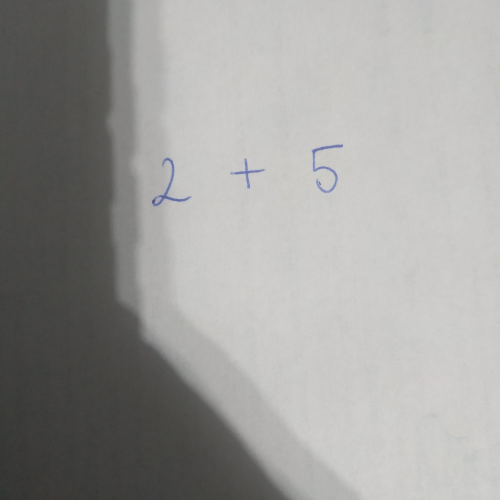
#> input picture handwritten-math-expressions-solver-module/testing_imgs/a.jpg, 1000 x 1000 px (shown at 1/2 size)
$ python -i image_processing.py   (imports and definitions only)
#> lines starting #> are read from the running program, lines starting #| are printed output that depends on the picture; after the words box and inside, x2 and y2 are one past the last pixel; in counts of white or black regions, pixels touching at a corner belong together
#> further down, picture is the input picture: shape (1000, 1000, 3); mean B, G, R 155.5, 157.6, 158.1
### common/utils.py
import cv2
import numpy as np

def load_image(img_name):
    img = cv2.imread(img_name, cv2.IMREAD_COLOR)
    return img

# [14 lines left out: functions show_image, resize_image, not called in this run]

def resize_image_by_dim(img, width, height):
    return cv2.resize(img, (width, height), interpolation=cv2.INTER_AREA)

def get_offset_for_all_directions(scale_x, scale_y, width, height):
    offset_x = int(width * scale_x) // 2
    offset_y = int(height * scale_y) // 2
    return offset_x, offset_y

# [55 lines left out: functions get_boxes_as_images, write_message_on_img, clean_factor_from_expression, add_square_canvas_to_image, add_borders_to_image, not called in this run]

### common/image_processing.py
from PIL import Image, ImageEnhance
from utils import *
from skimage.filters import threshold_sauvola

import cv2
import numpy as np

# [11 lines left out: functions dilate, erode, not called in this run]

def closing(img, kernel_size):
    kernel = np.ones(kernel_size, np.uint8)
    im_closed = cv2.morphologyEx(img, cv2.MORPH_CLOSE, kernel)

    return im_closed

# [5 lines left out: function opening, not called in this run]

def max_contrast(img, scale):
#> called with scale = 2
    img = Image.fromarray(img)
    en = ImageEnhance.Contrast(img)
    img = en.enhance(scale)
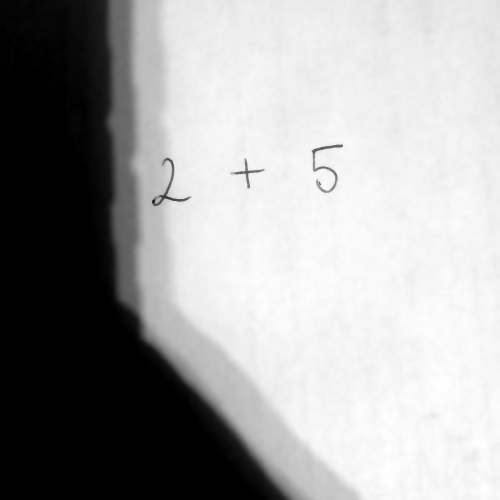
#> img: PIL image 1000x1000 L (shown at 1/2 size); min 0, max 255, mean 161.7
    contrast = np.array(img)

    return contrast

# [7 lines left out: function max_brightness, not called in this run]

def spot_numbers(img):
    # Smooth the image with contrast increasing
    im_contrast = max_contrast(img, 2)
    #show_image(im_contrast)

    # Spot edges
    im_canny = cv2.Canny(im_contrast, 30, 200)
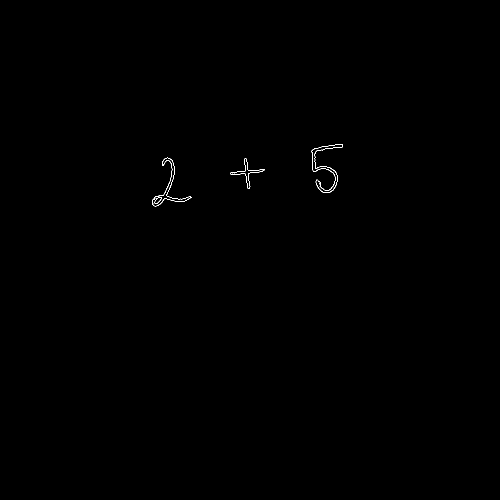
#> im_canny: shape (1000, 1000) (shown at 1/2 size); 0.12% white in thin lines or dots, all inside (x1, y1, x2, y2) = (304, 289, 686, 413)

    # Close the found edges
    im_closed = closing(im_canny, (9, 9))
#> in closing, `im_closed = cv2.morphologyEx(img, cv2.MORPH_CLOSE, kernel)`:
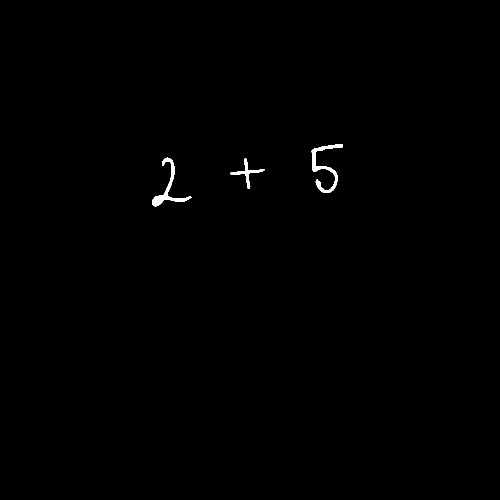
#> im_closed: shape (1000, 1000) (shown at 1/2 size); 0.34% white; 3 white regions

    return im_closed

def find_and_draw_contours(original, img):
    height, width = original.shape[:2]
#> height = 1000; width = 1000

    contours, hierarchy = cv2.findContours(img.copy(), cv2.RETR_EXTERNAL, cv2.CHAIN_APPROX_SIMPLE)
#> contours = 3 contours; box (x1, y1, x2, y2) and area: (623, 289, 686, 386) 1198, (304, 315, 383, 413) 1154, (461, 317, 529, 377) 574
    rects = [cv2.boundingRect(ctr) for ctr in contours]
#> rects = [(461, 317, 68, 60), (304, 315, 79, 98), (623, 289, 63, 97)]

    detections = []
    for rect in rects:
        # Calculate contour areas for extracting it from the image later
        start_x = rect[0]
        start_y = rect[1]
        w = rect[2]
        h = rect[3]
        end_x = start_x + w
        end_y = start_y + h

        rect_offset_x, rect_offset_y = get_offset_for_all_directions(scale_x=0.3, scale_y=0.3, width=w, height=h)

        start_x = (start_x - rect_offset_x) if (start_x - rect_offset_x) > 0 else 0
        start_y = (start_y - rect_offset_y) if (start_y - rect_offset_y) > 0 else 0
        end_x = (end_x + rect_offset_x) if (end_x + rect_offset_x) < width else width
        end_y = (end_y + rect_offset_y) if (end_y + rect_offset_y) < height else height

        cv2.rectangle(original, (start_x, start_y), (end_x, end_y), (0, 255, 0), 3)
        detections.append((start_x, start_y, end_x, end_y))
#> this loop made 3 passes
#> (rect, start_x, start_y, w, h, end_x, end_y, offset_x in get_offset_for_all_directions) on passes 1 to 3: ((461, 317, 68, 60), 451, 308, 68, 60, 539, 386, 10), ((304, 315, 79, 98), 293, 301, 79, 98, 394, 427, 11), ((623, 289, 63, 97), 614, 275, 63, 97, 695, 400, 9)
#> after the loop, detections = [(451, 308, 539, 386), (293, 301, 394, 427), (614, 275, 695, 400)]

    return np.array(detections), original

def process_image_detections(img):
    # STEP 1 - Convert input image to grayscale
    im_gray = cv2.cvtColor(img, cv2.COLOR_BGR2GRAY)

    # STEP 2 - Apply Bilateral filter for noise removing
    im_bilateral = cv2.bilateralFilter(im_gray, 11, 17, 17)

    # STEP 3 - Spot the digits
    im_digits = spot_numbers(im_bilateral)
    # show_image(im_digits)

    # STEP 4 - Find and draw the contours
    detections, im_contours = find_and_draw_contours(img, im_digits)
#> detections = [[451, 308, 539, 386], [293, 301, 394, 427], [614, 275, 695, 400]]

    return detections, im_contours

# [35 lines left out: functions pre_classification_image_processing, pre_cnn_image_processing, not called in this run]

def process_text_boxes(boxes):
    tb = TextBoxes(boxes, min_dist_allowed=100)
    return tb.get_final_boxes()

>>> import cv2
>>> picture = cv2.imread('../handwritten-math-expressions-solver-module/testing_imgs/a.jpg')
>>> result = process_image_detections(picture)
